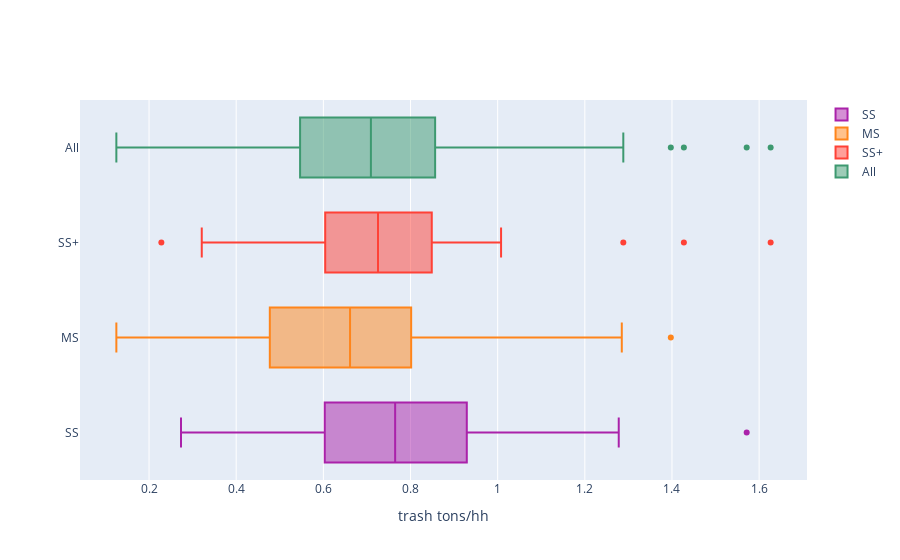

The notebook cell this image was saved under:
### Code cell
layout = Layout(
    boxgap=0.1,
    height = 600
)
fig = go.Figure(layout=layout)
fig.add_trace(go.Box(
    x=ss_trash19['tons/hh'],
    name='SS',
    marker_color='#AA22AA'
))
fig.add_trace(go.Box(
    x=ms_trash19['tons/hh'],
    name='MS',
    marker_color='#FF851B'
))
fig.add_trace(go.Box(
    x=ss_plus_trash19['tons/hh'],
    name='SS+',
    marker_color='#FF4136'
))
fig.add_trace(go.Box(
    x=trash19['tons/hh'],
    name='All',
    marker_color='#3D9970'
))
# fig.add_trace(go.Box(
#     x=ss_recycle19['tons/hh'],
#     name='SS',
#     marker_color='#AA22AA'
# ))
# fig.add_trace(go.Box(
#     x=ms_recycle19['tons/hh'],
#     name='MS',
#     marker_color='#FF851B'
# ))
# fig.add_trace(go.Box(
#     x=ss_plus_recycle19['tons/hh'],
#     name='SS+',
#     marker_color='#FF4136'
# ))
# fig.add_trace(go.Box(
#     x=recycle19['tons/hh'],
#     name='All',
#     marker_color='#3D9970'
# ))

fig.update_layout(
    xaxis=dict(title='trash tons/hh', zeroline=False),
    boxmode='overlay' #or group
)

fig.update_traces(orientation='h') # horizontal box plots

fig.show()
